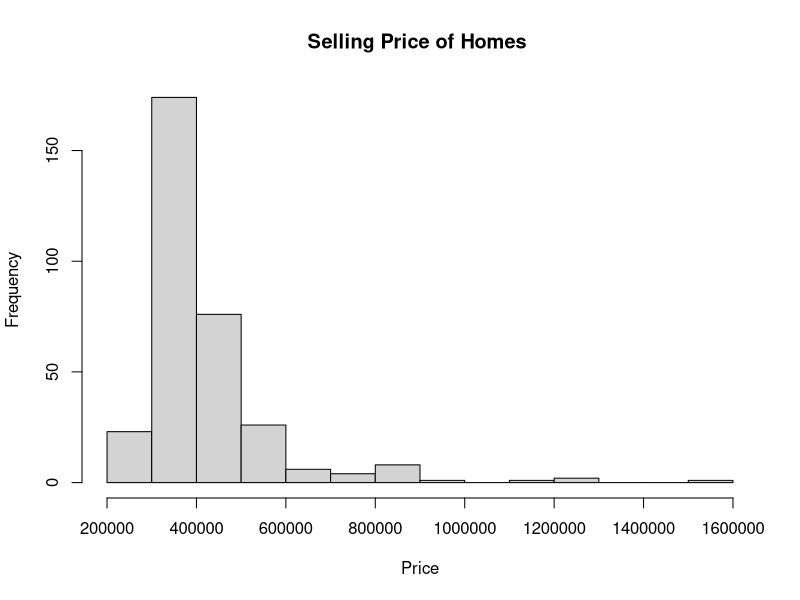
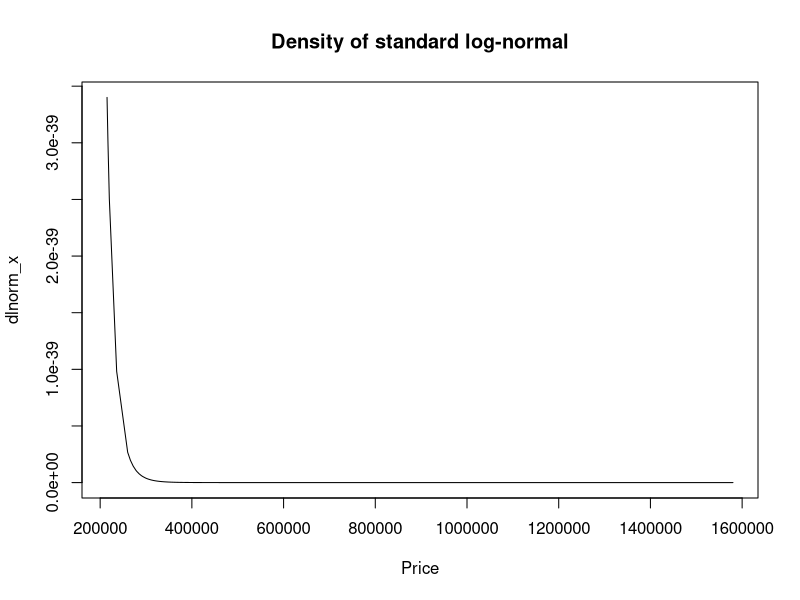

The R script that drew these images, in order:
## ---- chunk 1
housing.df <- read.csv("Groveland.csv", header = TRUE)
library(readr)

Price <- parse_number(housing.df$Current.Price)


hist(Price, main = "Selling Price of Homes ")

dlnorm_x <- dlnorm(
  x = Price,
  meanlog = 0,
  sdlog = 1,
  log = FALSE
)
plot(
  x = Price,
  y = dlnorm_x,
  main = "Density of standard log-normal",
  type = "l"
)

